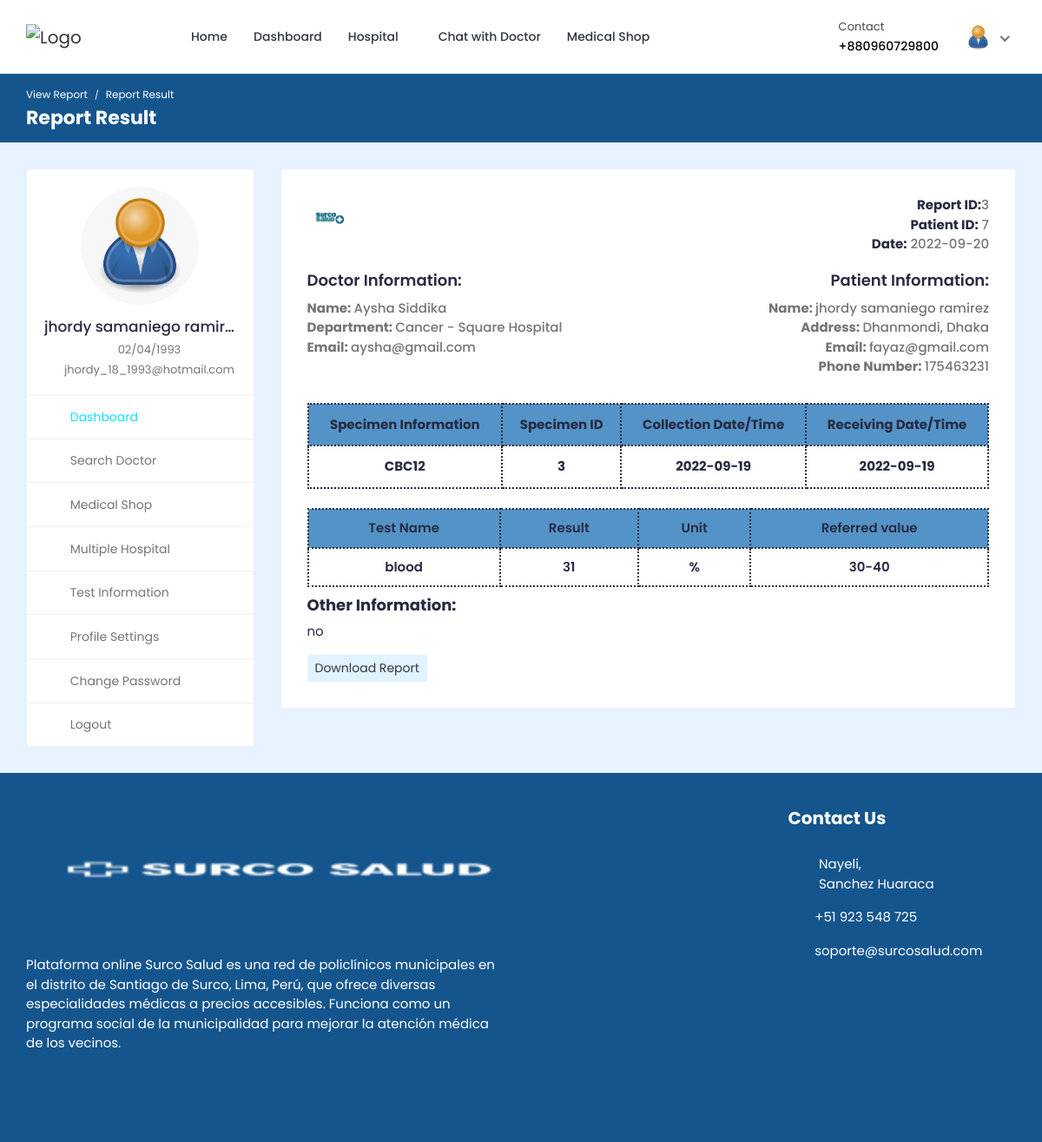
Before: /view-report/3 (signed in) with the older database file.
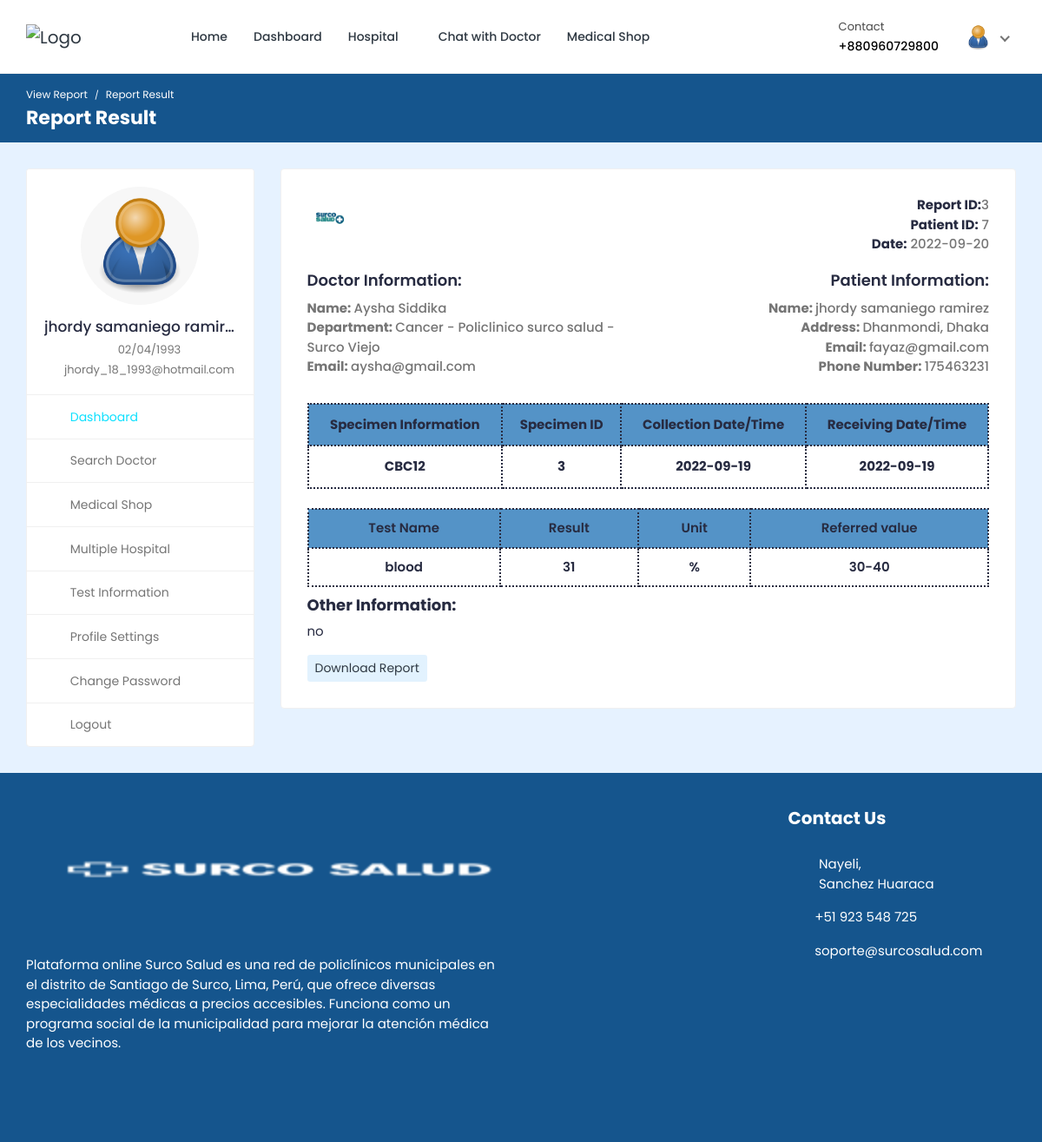
After: the same page with the newer database file.
### doctor/models.py (models this page shows, shortened)
class Report(models.Model):
    report_id = models.AutoField(primary_key=True)
    doctor = models.ForeignKey(Doctor_Information, on_delete=models.SET_NULL, null=True, blank=True)
    patient = models.ForeignKey(Patient, on_delete=models.CASCADE, null=True, blank=True)
    specimen_id = models.CharField(max_length=200, null=True, blank=True)
    specimen_type = models.CharField(max_length=200, null=True, blank=True)
    collection_date = models.CharField(max_length=200, null=True, blank=True)
    receiving_date = models.CharField(max_length=200, null=True, blank=True)
    test_name = models.CharField(max_length=200, null=True, blank=True)
    result = models.CharField(max_length=200, null=True, blank=True)
    unit = models.CharField(max_length=200, null=True, blank=True)
    referred_value = models.CharField(max_length=200, null=True, blank=True)
    delivery_date = models.CharField(max_length=200, null=True, blank=True)
    other_information = models.CharField(max_length=200, null=True, blank=True)

class Doctor_Information(models.Model):
    DOCTOR_TYPE = (
        ('Cardiologists', 'Cardiologists'),
        ('Neurologists', 'Neurologists'),
        ('Pediatricians', 'Pediatricians'),
        ('Physiatrists', 'Physiatrists'),
        ('Dermatologists', 'Dermatologists'),
    )
    doctor_id = models.AutoField(primary_key=True)
    user = models.OneToOneField(User, on_delete=models.CASCADE, null=True, blank=True, related_name='profile')
    name = models.CharField(max_length=200, null=True, blank=True)
    username = models.CharField(max_length=200, null=True, blank=True)
    gender = models.CharField(max_length=200, null=True, blank=True)
    description = models.TextField(max_length=1000, null=True, blank=True)
    department = models.CharField(max_length=200, choices=DOCTOR_TYPE, null=True, blank=True)
    department_name = models.ForeignKey(hospital_department, on_delete=models.SET_NULL, null=True, blank=True)
    specialization = models.ForeignKey(specialization, on_delete=models.SET_NULL, null=True, blank=True)
    featured_image = models.ImageField(upload_to='doctors/', default='doctors/user-default.png', null=True, blank=True)
    certificate_image = models.ImageField(upload_to='doctors_certificate/', default='doctors_certificate/default.png', null=True, blank=True)
    email = models.EmailField(max_length=200, null=True, blank=True)
    phone_number = models.CharField(max_length=200, null=True, blank=True)
    nid = models.CharField(max_length=200, null=True, blank=True)
    visiting_hour = models.CharField(max_length=200, null=True, blank=True)
    consultation_fee = models.IntegerField(null=True, blank=True)
    report_fee = models.IntegerField(null=True, blank=True)
    dob = models.CharField(max_length=200, null=True, blank=True)
    institute = models.CharField(max_length=200, null=True, blank=True)
    degree = models.CharField(max_length=200, null=True, blank=True)
    completion_year = models.CharField(max_length=200, null=True, blank=True)
    work_place = models.CharField(max_length=200, null=True, blank=True)
    designation = models.CharField(max_length=200, null=True, blank=True)
    start_year = models.CharField(max_length=200, null=True, blank=True)
    end_year = models.CharField(max_length=200, null=True, blank=True)
    register_status =  models.CharField(max_length=200, null=True, blank=True)
    hospital_name = models.ForeignKey(Hospital_Information, on_delete=models.SET_NULL, null=True, blank=True)

### hospital_admin/models.py (models this page shows)
class hospital_department(models.Model):
    hospital_department_id = models.AutoField(primary_key=True)
    hospital_department_name = models.CharField(max_length=200, null=True, blank=True)
    hospital = models.ForeignKey(Hospital_Information, on_delete=models.CASCADE, null=True, blank=True)
    featured_image = models.ImageField(upload_to='departments/', default='departments/default.png', null=True, blank=True)
    def __str__(self):
        val1 = str(self.hospital_department_name)
        val2 = str(self.hospital)
        val3 = val1 + ' - ' + val2
        return str(val3)

### hospital/models.py (models this page shows, shortened)
class Hospital_Information(models.Model):
    HOSPITAL_TYPE = (
        ('private', 'Private hospital'),
        ('public', 'Public hospital'),
    )
    hospital_id = models.AutoField(primary_key=True)
    name = models.CharField(max_length=200, null=True, blank=True)
    address = models.CharField(max_length=200, null=True, blank=True)
    featured_image = models.ImageField(upload_to='hospitals/', default='hospitals/default.png', null=True, blank=True)
    description = models.TextField(null=True, blank=True)
    email = models.EmailField(max_length=200, null=True, blank=True)
    phone_number = models.IntegerField(null=True, blank=True)
    hospital_type = models.CharField(max_length=200, choices=HOSPITAL_TYPE)
    general_bed_no = models.IntegerField(null=True, blank=True)
    available_icu_no = models.IntegerField(null=True, blank=True)
    regular_cabin_no = models.IntegerField(null=True, blank=True)
    emergency_cabin_no = models.IntegerField(null=True, blank=True)
    vip_cabin_no = models.IntegerField(null=True, blank=True)
    def __str__(self):
        return str(self.name)

class Patient(models.Model):
    patient_id = models.AutoField(primary_key=True)
    user = models.OneToOneField(User, on_delete=models.CASCADE, null=True, blank=True, related_name='patient')
    name = models.CharField(max_length=200, null=True, blank=True)
    username = models.CharField(max_length=200, null=True, blank=True)
    age = models.IntegerField(null=True, blank=True)
    email = models.EmailField(max_length=200, null=True, blank=True)
    phone_number = models.IntegerField(null=True, blank=True)
    address = models.CharField(max_length=200, null=True, blank=True)
    featured_image = models.ImageField(upload_to='patients/avatars/', null=True, blank=True)
    blood_group = models.CharField(max_length=200, null=True, blank=True)
    history = models.CharField(max_length=200, null=True, blank=True)
    dob = models.CharField(max_length=200, null=True, blank=True)
    nid = models.CharField(max_length=200, null=True, blank=True)
    serial_number = models.CharField(max_length=200, null=True, blank=True)
    login_status = models.CharField(max_length=200, null=True, blank=True, default="offline")

### hospital/views.py (the view)
# urls.py: path('view-report/<int:pk>', views.view_report, name='view-report'),
@csrf_exempt
@login_required(login_url="login")
def view_report(request,pk):
    if request.user.is_patient:
        patient = Patient.objects.get(user=request.user)
        report = Report.objects.filter(report_id=pk)
        specimen = Specimen.objects.filter(report__in=report)
        test = Test.objects.filter(report__in=report)
        context = {'patient':patient,'report':report,'test':test,'specimen':specimen}
        return render(request, 'view-report.html',context)
    else:
        redirect('logout')

### templates/view-report.html (shortened to what the changed rows need)
{% load static %}
<!DOCTYPE html>
<html lang="en">
  <head>
    <link
      rel="stylesheet"
      href="{% static 'HealthStack-System/css/Normal/bootstrap.min.css' %}"
    />
    <link
      rel="stylesheet"
      href="{% static 'HealthStack-System/plugins/Normal/fontawesome/css/fontawesome.min.css' %}"
    />
    <link
      rel="stylesheet"
      href="{% static 'HealthStack-System/plugins/Normal/fontawesome/css/all.min.css' %}"
    />
    <link
      rel="stylesheet"
      href="{% static 'HealthStack-System/css/Normal/style.css' %}"
    />
	</head>
	<body>
		<div class="main-wrapper">
			<div class="breadcrumb-bar">
				<div class="container-fluid">
					<div class="row align-items-center">
						<div class="col-md-12 col-12">
							<h2 class="breadcrumb-title">Report Result</h2>
						</div>
					</div>
				</div>
			</div>
			<div class="content">
				<div class="container-fluid">
					<div class="row">
						<div class="col-md-7 col-lg-8 col-xl-9">
							<div class="invoice-content">
								<div class="invoice-item">
									<div class="row">
										<div class="col-md-6">
											<p class="invoice-details">
												{% for report in report %}
												<strong>Report ID:</strong>{{report.report_id}} <br>
												<strong>Patient ID:</strong> {{patient.patient_id }} <br>
												<strong>Date:</strong> {{report.delivery_date}}
											</p>
										</div>
									</div>
								</div>
								<div class="invoice-item">
									<div class="row">
										<div class="col-md-6">
											<div class="invoice-info">
												<strong class="customer-text">Doctor Information:</strong>
												<p class="invoice-details invoice-details-two">
													<b>Name: </b>{{report.doctor.name}} <br>
													<b>Department: </b>{{report.doctor.department_name}}<br>
													<b>Email: </b>{{report.doctor.email}} <br>
												</p>
											</div>
										</div>
										<div class="col-md-6">
											<div class="invoice-info invoice-info2">
												<strong class="customer-text">Patient Information:</strong>
												<p class="invoice-details">
													<b>Name: </b>{{patient.name}} <br>
													<b>Address: </b>{{report.patient.address}}<br>
													<b>Email: </b>{{report.patient.email}} <br>
													<b>Phone Number: </b>{{report.patient.phone_number}}<br>
												</p>
											</div>
										</div>
									</div>
								</div>
								<div class="invoice-item invoice-table-wrap">
									<div class="row">
										<div class="col-md-12">
											<div class="table-responsive">
												<table class="table table-bordered text-center">
													<thead >
														<tr style="background-color: rgb(84, 147, 199)">
															<th style="border: 2px dotted;">Specimen Information</th>
															<th style="border: 2px dotted;">Specimen ID</th>
															<th style="border: 2px dotted;">Collection Date/Time</th>
															<th style="border: 2px dotted;">Receiving Date/Time</th>
														</tr>
														{% for s in specimen %}
														<tr>
															<th style="border: 2px dotted;">{{s.specimen_type}}</th>
															<th style="border: 2px dotted;">{{s.specimen_id}}</th>
															<th style="border: 2px dotted;">{{s.collection_date}}</th>
															<th style="border: 2px dotted;">{{s.receiving_date}}</th>
														</tr>
														{% endfor %}
												</table>
											</div>
										</div>
									</div>
								</div>
                  				<br>
                  				<div class="invoice-item invoice-table-wrap">
									<div class="row">
										<div class="col-md-12">
											<div class="table-responsive">
												<table class="invoice-table table table-bordered text-center">
													<thead>
														<tr style="background-color: rgb(84, 147, 199);">
															<th style="border: 2px dotted;">Test Name</th>
                              								<th style="border: 2px dotted;">Result</th>
															<th style="border: 2px dotted;">Unit</th>
                             								<th style="border: 2px dotted;">Referred value</th>
														</tr>
                            							{% for t in test %}
                            							<tr>
                              								<th style="border: 2px dotted;">{{t.test_name}}</th>
                              								<th style="border: 2px dotted;">{{t.result}}</th>
															<th style="border: 2px dotted;">{{t.unit}}</th>
                              								<th style="border: 2px dotted;">{{t.referred_value}}</th>
														</tr>
														{% endfor %}
												</table>
											</div>
										</div>
									</div>
								</div>
								<div class="other-info">
									<h4><b>Other Information:</b></h4>
									<p>{{report.other_information}}</p>
                  <button class="btn btn-sm bg-primary-light"> <a target="_blank" href="{% url 'pdf' pk=report.report_id %}" > Download Report </a></button>
                  {% endfor %}
								</div>
							</div>
						</div>
					</div>
				</div>
			</div>
      {% include 'footer.html' %}
    </div>
  </body>
</html>

Changed rows visible on the page:
changed through a linked row, Report "no": doctor.department_name "Cancer - Square Hospital" → "Cancer - Policlinico surco salud - Surco Viejo"
